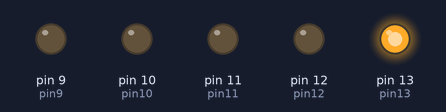
Bench run of a sketch on a simulated Arduino Uno, built with avr-gcc and run on an emulated ATmega328P. On the bench: output pins drawn as LEDs (lit = HIGH).

Above: at 1.0 s.
At 2.5 s:
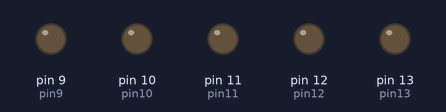
At 4.0 s:
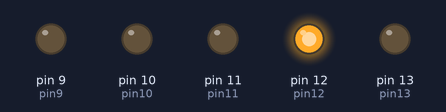
At 7.0 s:
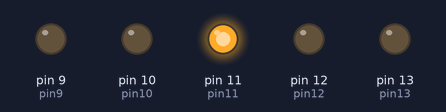
At 10.0 s:
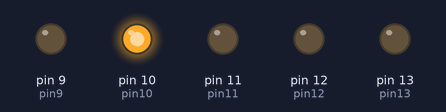
At 13.0 s:
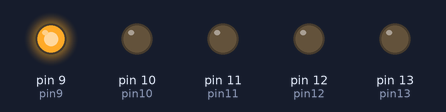
Timing chart, 0 to 19.5 s (numbered marks = the images above):
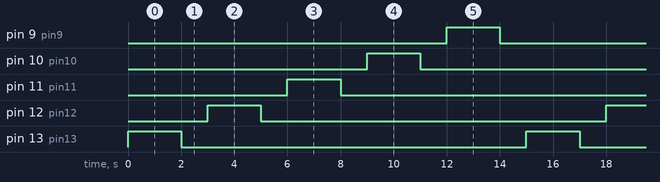

The sketch:

TestReader7.ino
```cpp
int pin13 = 13;
int pin12 = 12;
int pin11 = 11;
int pin10 = 10;
int pin9 = 9;

void setup(){

  pinMode(pin13, OUTPUT);
  pinMode(pin12, OUTPUT);
  pinMode(pin11, OUTPUT);
  pinMode(pin10, OUTPUT);
  pinMode(pin9, OUTPUT);

}

void loop(){
  setPin(pin13);
  setPin(pin12);
  setPin(pin11);
  setPin(pin10);
  setPin(pin9);
}

void setPin(int pin){
  digitalWrite(pin, HIGH);
  delay(2000);
  digitalWrite(pin, LOW);
  delay(1000);
}
```

Measured:
- by itself, pin 9 (pin9), pin 10 (pin10), pin 11 (pin11), pin 12 (pin12), pin 13 (pin13): alternates HIGH for 2.0 s and LOW for 13.0 s
- by itself, everything shown: repeats every 15.0 s, in 10 steps
